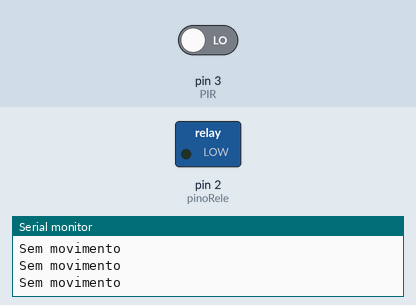
Bench run of a sketch on a simulated Arduino Uno, built with avr-gcc and run on an emulated ATmega328P. Parts: switched loads named in the sketch (green lamp = pin HIGH), the last lines printed to the serial monitor. The test bench sets the inputs (shaded band); at power-on: pin 3 (PIR) LOW.

Above: at 2.8 s.
2.9 s: pin 3 (PIR) driven HIGH
At 4.2 s:
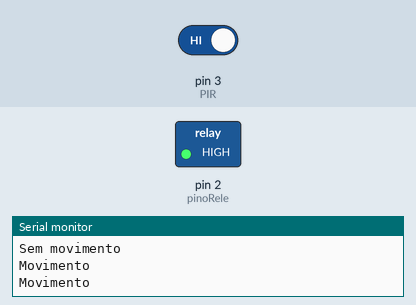
4.5 s: pin 3 (PIR) driven LOW
At 5.8 s:
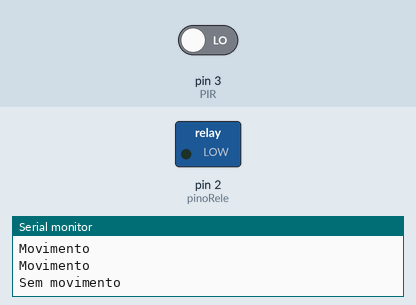
Timing chart, 0 to 7.5 s (numbered marks = the images above; inputs shaded):
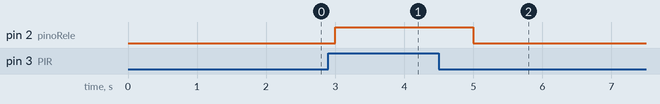

Measured:
- after the input at 2.9 s, pin 2 (pinoRele): LOW → HIGH after 0.10 s
- after the input at 4.5 s, pin 2 (pinoRele): HIGH → LOW after 0.50 s

The sketch:

Porta_Automatica.ino
```cpp
const int pinoRele = 2;
const int PIR = 3;

void setup(){

    pinMode(PIR, INPUT);
    pinMode(pinoRele, OUTPUT);
    Serial.begin(9600);
}

void loop(){

    int valor = digitalRead(PIR); // ESSA FUNÇÃO DIGITALREAD DEVOLVE 1 OU 0 SENDO 1 QUANDO TEM MOVIMENTO E 0 QUANDO NÃO TEM

    if (valor == 1) {

        Serial.println("Movimento");
        digitalWrite(pinoRele, 1); // ESSA FUNÇÃO DIGITALWRITE ENVIA UM SINAL DIGITAL 1 OU 0 PARA O DISPOSITIVO QUE QUEREMOS MANIPULAR SENDO 1 PARA ELE FAZER ALGUMA COISA E 0 PARA NÃO FAZER NADA KKKKKKK (RESUMINDO)
    }
    else{

        Serial.println("Sem movimento");
        digitalWrite(pinoRele, 0);
    }

    delay(1000);
}
```

arquivo.c
```cpp
// PORTA AUTOMÁTICA

const int pinoRele = 2;
const int PIR = 3;

void setup(){

    pinMode(PIR, INPUT);
    pinMode(pinoRele, OUTPUT);
    Serial.begin(9600);
}

void loop(){

    int valor = digitalRead(PIR); // ESSA FUNÇÃO DIGITALREAD DEVOLVE 1 OU 0 SENDO 1 QUANDO TEM MOVIMENTO E 0 QUANDO NÃO TEM

    if (valor == 1) {

        Serial.println("Movimento");
        digitalWrite(pinoRele, 1); // ESSA FUNÇÃO DIGITALWRITE ENVIA UM SINAL DIGITAL 1 OU 0 PARA O DISPOSITIVO QUE QUEREMOS MANIPULAR SENDO 1 PARA ELE FAZER ALGUMA COISA E 0 PARA NÃO FAZER NADA KKKKKKK (RESUMINDO)
    }
    else{

        Serial.println("Sem movimento");
        digitalWrite(pinoRele, 0);
    }

    delay(1000);
}
```
